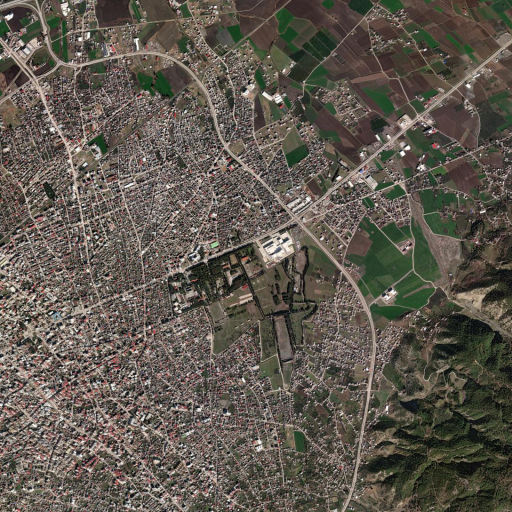
#> input picture data/raw/maxar_earthquake/images/kahramanmaras-earthquake_37_031133003131_post_disaster.png, 1024 x 1024 px, given in place of mexico-earthquake_00000000_pre_disaster.png, which was not available (shown at 1/2 size)
$ python preprocess.py
#> lines starting #> are read from the running program, lines starting #| are printed output that depends on the picture; pictures that were not available may be replaced by others from this repository, and a replacement may not be noted
#> (reads data/metadata.csv from the repository)
"""Load real xBD / Landslide4Sense samples and cache them at IMAGE_SIZE as .npz.

Each cache entry holds:
  pre, post : uint8 RGB (H, W, 3). Landslide4Sense has no pre-event image, so pre == post.
              BRIGHT post-event images are single-band SAR, stretched and repeated to 3 channels.
  seg       : uint8 (H, W) with SEG_BACKGROUND / SEG_INTACT / SEG_AFFECTED.

    python -m disaster_detection.preprocess
"""
import argparse
from pathlib import Path

import cv2
import h5py
import numpy as np
import pandas as pd

from . import config as C

# xBD target code -> segmentation class
XBD_TO_SEG = np.array([
    C.SEG_BACKGROUND,  # background
    C.SEG_INTACT,      # no-damage
    C.SEG_AFFECTED,    # minor-damage
    C.SEG_AFFECTED,    # major-damage
    C.SEG_AFFECTED,    # destroyed
    C.SEG_INTACT,      # un-classified building: present, damage unknown
], dtype=np.uint8)


def read_rgb(path):
    img = cv2.imread(str(path), cv2.IMREAD_COLOR)
#> img is the input picture: shape (1024, 1024, 3); mean B, G, R 79.1, 88.3, 94.9
    if img is None:
        raise FileNotFoundError(path)
    return cv2.cvtColor(img, cv2.COLOR_BGR2RGB)


def stretch(arr):
    """Percentile (2-98%) stretch to uint8."""
    arr = arr.astype(np.float32)
    lo, hi = np.percentile(arr, 2), np.percentile(arr, 98)
    return (np.clip((arr - lo) / max(hi - lo, 1e-6), 0, 1) * 255).astype(np.uint8)


def l4s_rgb(bands):
    """Sentinel-2 B4/B3/B2 of a Landslide4Sense patch as uint8 RGB."""
    return stretch(bands[..., list(C.L4S_RGB_BANDS)])


def read_tif_rgb(path):
    """Read a BRIGHT GeoTIFF as uint8 RGB (optical: first 3 bands; SAR: band repeated)."""
    import tifffile
    arr = tifffile.imread(path)
    if arr.ndim == 3 and arr.shape[0] < arr.shape[-1] and arr.shape[0] <= 4:
        arr = arr.transpose(1, 2, 0)  # bands-first -> bands-last
    if arr.ndim == 2:
        arr = arr[..., None]
    arr = arr[..., :3] if arr.shape[-1] >= 3 else np.repeat(arr[..., :1], 3, axis=-1)
    return arr if arr.dtype == np.uint8 else stretch(arr)


def read_h5(path):
    with h5py.File(path, "r") as h5:
        return h5[list(h5.keys())[0]][()]


def resize_labels(labels, n_classes, size):
    """Downsample a label map by area-averaging one-hot planes and taking the argmax."""
    one_hot = np.stack([(labels == k).astype(np.float32) for k in range(n_classes)], axis=-1)
    small = cv2.resize(one_hot, (size, size), interpolation=cv2.INTER_AREA)
    return small.argmax(-1).astype(np.uint8)


def load_sample(row, data_root, size=C.IMAGE_SIZE):
    """Return full-resolution-derived (pre, post, seg) arrays at `size` for a metadata row."""
    if row["source"] == "xBD":
        pre = read_rgb(data_root / row["pre_path"])
        post = read_rgb(data_root / row["post_path"])
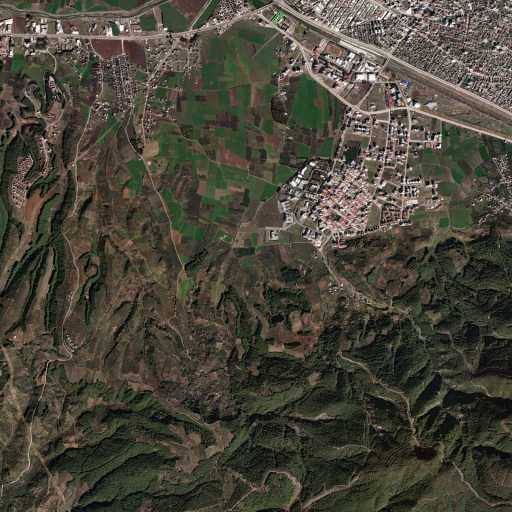
#> input picture data/raw/maxar_earthquake/images/kahramanmaras-earthquake_37_031133003132_post_disaster.png, 1024 x 1024 px, given in place of mexico-earthquake_00000000_post_disaster.png, which was not available (shown at 1/2 size)
#> in read_rgb, img is the input picture: shape (1024, 1024, 3); mean B, G, R 57.6, 69.8, 73.2
        target = cv2.imread(str(data_root / row["target_path"]), cv2.IMREAD_UNCHANGED)
        seg = XBD_TO_SEG[np.clip(target, 0, 5)]
        interp = cv2.INTER_AREA
    elif row["source"] == "BRIGHT":
        import tifffile
        pre = read_tif_rgb(data_root / row["pre_path"])
        post = read_tif_rgb(data_root / row["post_path"])
        target = tifffile.imread(data_root / row["target_path"])
        seg = np.select([target >= 2, target == 1], [C.SEG_AFFECTED, C.SEG_INTACT], C.SEG_BACKGROUND).astype(np.uint8)
        if post.shape[:2] != pre.shape[:2]:
            post = cv2.resize(post, pre.shape[1::-1], interpolation=cv2.INTER_LINEAR)
        interp = cv2.INTER_AREA
    else:
        post = l4s_rgb(read_h5(data_root / row["post_path"]))
        pre = post.copy()
        seg = np.where(read_h5(data_root / row["target_path"]) > 0, C.SEG_AFFECTED, C.SEG_BACKGROUND).astype(np.uint8)
        interp = cv2.INTER_CUBIC  # 128 -> 256 upsampling
    pre = cv2.resize(pre, (size, size), interpolation=interp)
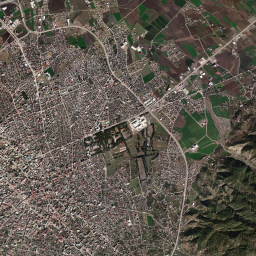
#> pre: shape (256, 256, 3); mean R, G, B 94.9, 88.3, 79.1
    post = cv2.resize(post, (size, size), interpolation=interp)
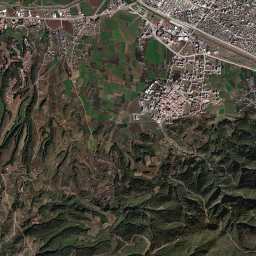
#> post: shape (256, 256, 3); mean R, G, B 73.2, 69.8, 57.6
    seg = resize_labels(seg, 3, size)
    return pre, post, seg


def cache_path(sample_id, cache_dir=C.CACHE_DIR):
    return Path(cache_dir) / f"{sample_id}.npz"


def build_cache(metadata, data_root, cache_dir=C.CACHE_DIR, overwrite=False):
    cache_dir = Path(cache_dir)
    cache_dir.mkdir(parents=True, exist_ok=True)
    affected = []
    for i, row in enumerate(metadata.to_dict("records"), 1):
        path = cache_path(row["sample_id"], cache_dir)
        if overwrite or not path.exists():
            pre, post, seg = load_sample(row, data_root)
            np.savez_compressed(path, pre=pre, post=post, seg=seg)
        else:
            seg = np.load(path)["seg"]
        affected.append(float((seg == C.SEG_AFFECTED).mean()))
        print(f"\r  cached {i}/{len(metadata)}", end="", flush=True)
    print()
    return affected


def main():
    p = argparse.ArgumentParser(description=__doc__, formatter_class=argparse.RawDescriptionHelpFormatter)
    p.add_argument("--data-root", type=Path, default=C.DATA_ROOT)
    p.add_argument("--metadata", type=Path, default=C.METADATA_CSV)
    p.add_argument("--overwrite", action="store_true")
    args = p.parse_args()
    df = pd.read_csv(args.metadata)
    df["gt_affected_fraction"] = build_cache(df, args.data_root, overwrite=args.overwrite)
    df.to_csv(args.metadata, index=False)
    print("Ground-truth affected-area fraction (from labels) by class:")
    print(df.groupby("combined_class").gt_affected_fraction.describe()[["count", "mean", "max"]].round(4).to_string())


if __name__ == "__main__":
#> (the run stopped early here; a loop or call above may not have finished)
